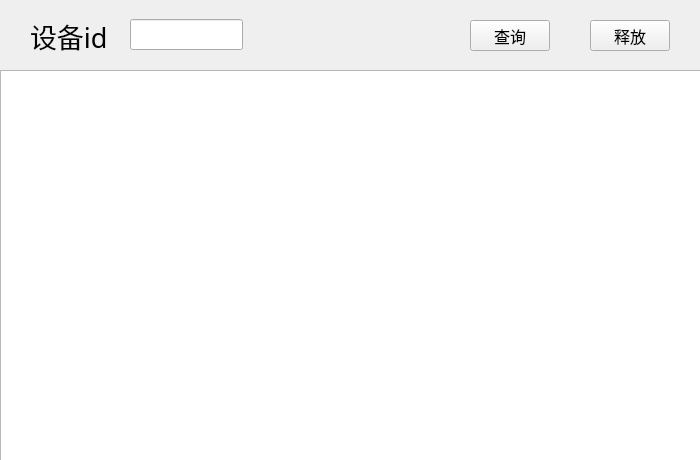
<?xml version="1.0" encoding="UTF-8"?>
<ui version="4.0">
 <class>Form</class>
 <widget class="QWidget" name="Form">
  <property name="geometry">
   <rect>
    <x>0</x>
    <y>0</y>
    <width>700</width>
    <height>460</height>
   </rect>
  </property>
  <property name="minimumSize">
   <size>
    <width>700</width>
    <height>460</height>
   </size>
  </property>
  <property name="maximumSize">
   <size>
    <width>700</width>
    <height>460</height>
   </size>
  </property>
  <property name="windowTitle">
   <string>Form</string>
  </property>
  <widget class="QTableView" name="tableView">
   <property name="geometry">
    <rect>
     <x>0</x>
     <y>70</y>
     <width>701</width>
     <height>391</height>
    </rect>
   </property>
  </widget>
  <widget class="QLabel" name="label">
   <property name="geometry">
    <rect>
     <x>30</x>
     <y>10</y>
     <width>81</width>
     <height>51</height>
    </rect>
   </property>
   <property name="font">
    <font>
     <family>Adobe 楷体 Std R</family>
     <pointsize>20</pointsize>
    </font>
   </property>
   <property name="text">
    <string>设备id</string>
   </property>
  </widget>
  <widget class="QLineEdit" name="lineEdit">
   <property name="geometry">
    <rect>
     <x>130</x>
     <y>19</y>
     <width>113</width>
     <height>31</height>
    </rect>
   </property>
   <property name="font">
    <font>
     <pointsize>16</pointsize>
    </font>
   </property>
  </widget>
  <widget class="QPushButton" name="pushButton">
   <property name="geometry">
    <rect>
     <x>470</x>
     <y>20</y>
     <width>80</width>
     <height>31</height>
    </rect>
   </property>
   <property name="font">
    <font>
     <family>Adobe 仿宋 Std R</family>
     <pointsize>12</pointsize>
    </font>
   </property>
   <property name="text">
    <string>查询</string>
   </property>
  </widget>
  <widget class="QPushButton" name="pushButton_2">
   <property name="geometry">
    <rect>
     <x>590</x>
     <y>20</y>
     <width>80</width>
     <height>31</height>
    </rect>
   </property>
   <property name="font">
    <font>
     <family>Adobe 仿宋 Std R</family>
     <pointsize>12</pointsize>
    </font>
   </property>
   <property name="text">
    <string>释放</string>
   </property>
  </widget>
 </widget>
 <resources/>
 <connections/>
</ui>
